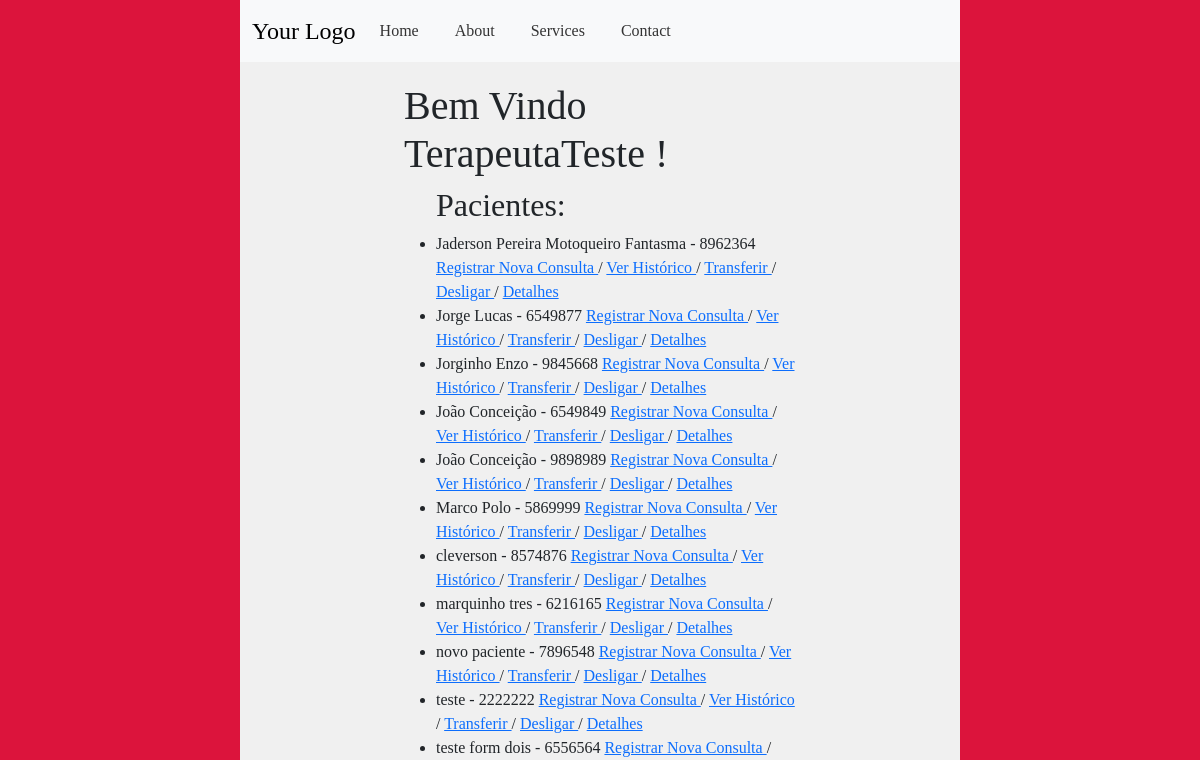
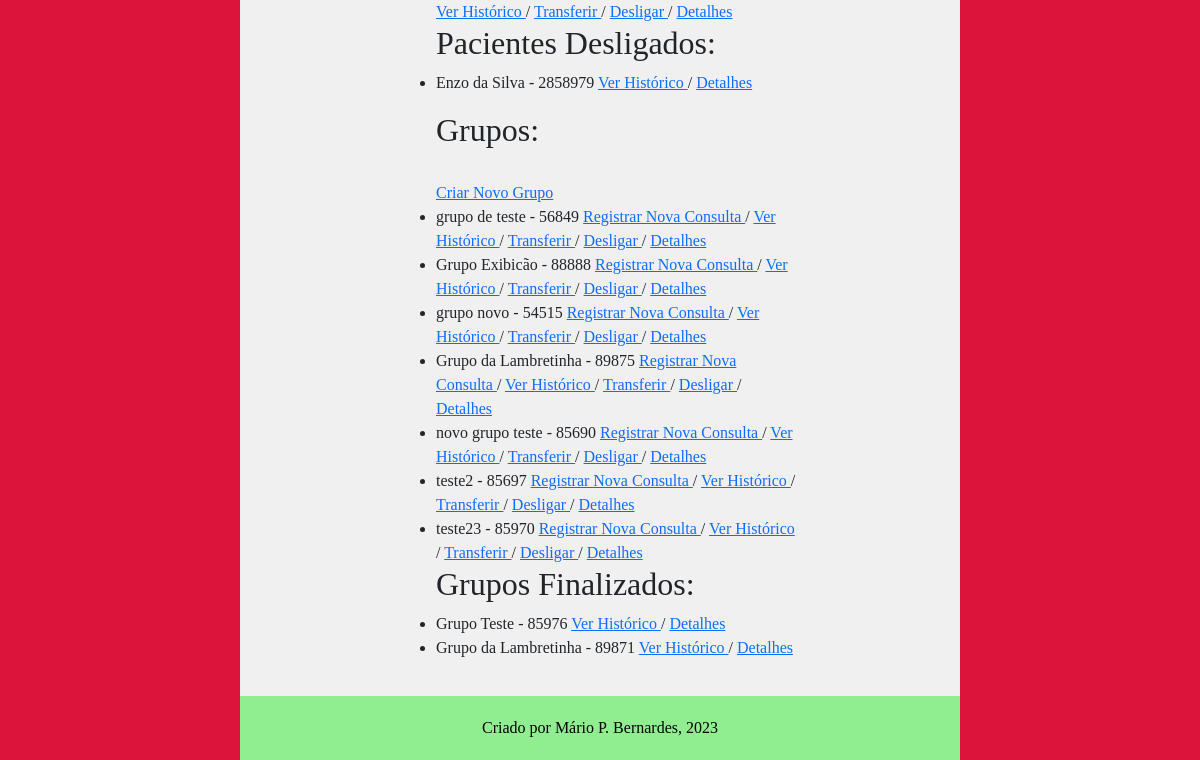
/main/index/ (signed in), run on an earlier commit of the app's database (2 pictures, top to bottom).
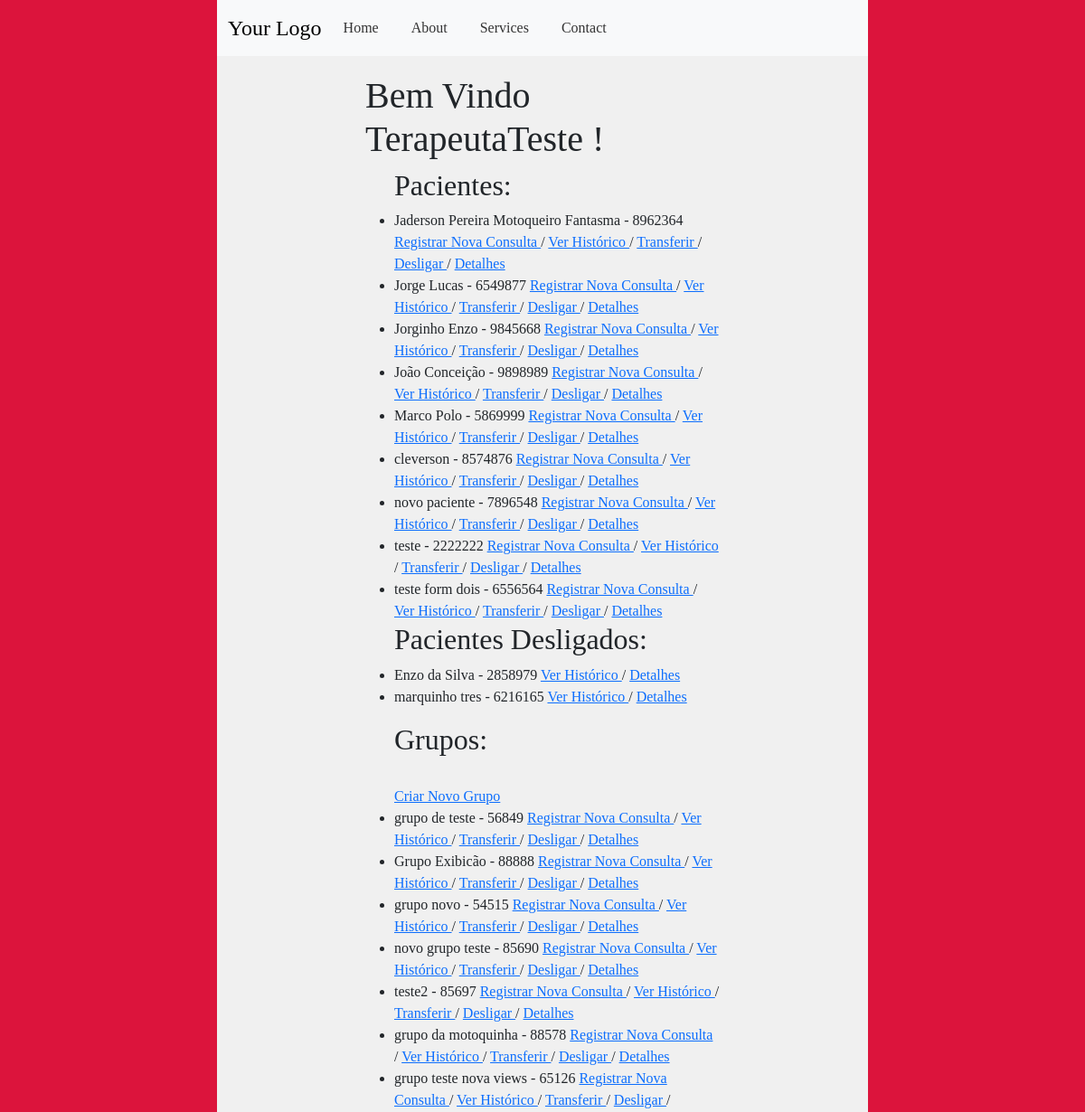
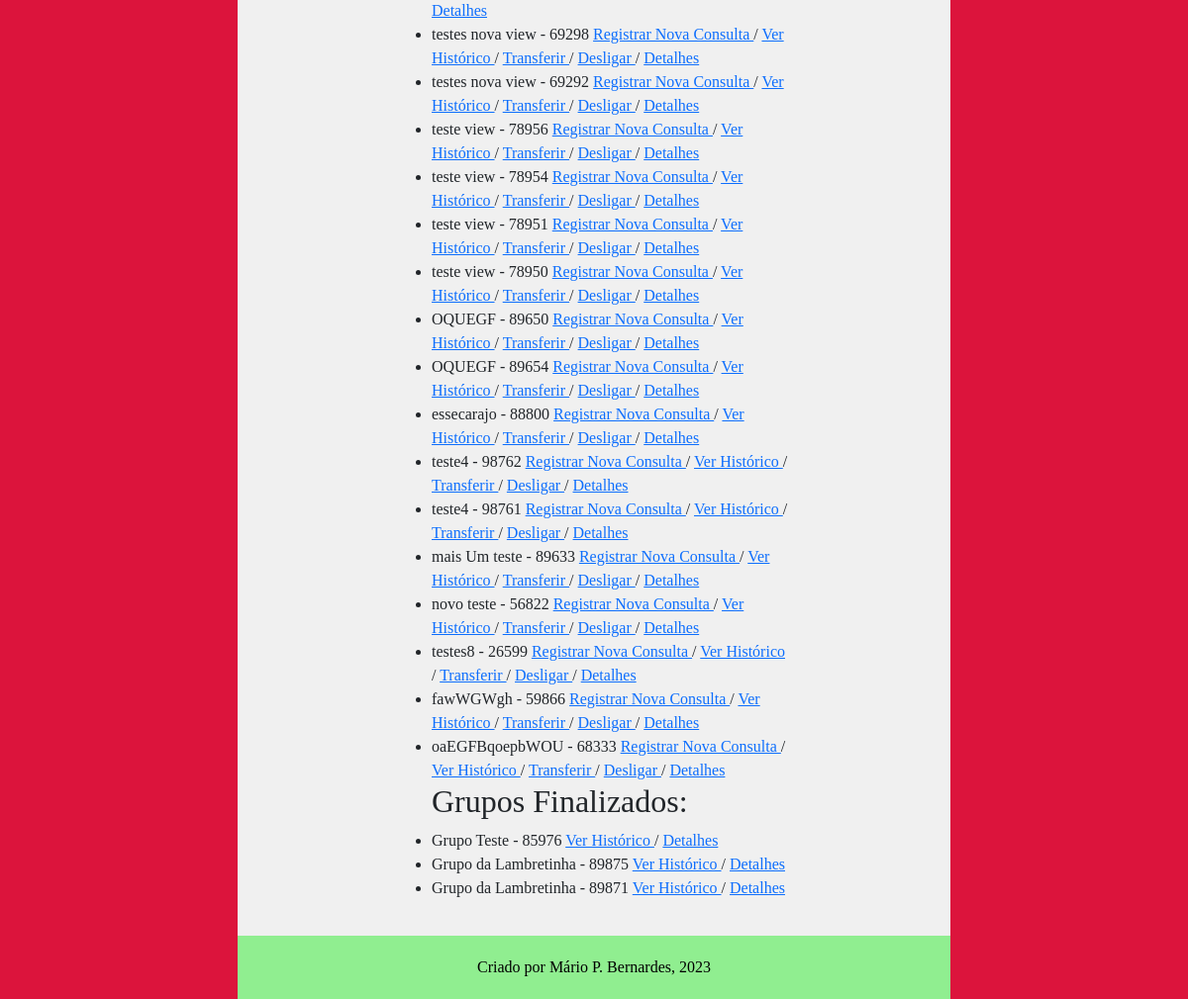
And on a later commit of the database (2 pictures, top to bottom).
### main/models.py (models this page shows, shortened)
class CadastroPacientes(models.Model):
    nome = models.CharField(verbose_name='Nome do Paciente', max_length=100,
                            validators=[validate_letters, MinLengthValidator(limit_value=5)])
    prontuario_numero = models.CharField(verbose_name='Nº de Prontuario', max_length=7,
                                         unique=True, validators=[validate_numbers, MinLengthValidator(limit_value=7)]
                                         )
    nascimento = models.DateField(verbose_name='Data de Nascimento', help_text='dd/mm/aaaa',
                                  validators=[validate_date_past])
    responsavel_legal = models.CharField(verbose_name='Responsável Legal', max_length=100,
                                         null=True, blank=True, validators=[validate_letters,
                                                                            MinLengthValidator(limit_value=5)])
    cpf_responsavel_legal = models.CharField(verbose_name='CPF do Responsável', max_length=11, blank=True, null=True,
                                             validators=[validate_numbers, MinLengthValidator(limit_value=11)])
    data_inicio = models.DateField(verbose_name='Data de Inicio', help_text='dd/mm/aaaa')
    data_final = models.DateField(verbose_name='Data do Desligamento', help_text='dd/mm/aaaa', blank=True, null=True,
                                  validators=[validate_date_past])
    desligado = models.BooleanField(verbose_name='Desligado', help_text='Paciente desligado', default=False)
    cpf_numero = models.CharField(verbose_name='CPF', max_length=11, unique=True,
                                  help_text="CPF de menores consta na Certidão de nascimento",
                                  validators=[validate_numbers, MinLengthValidator(limit_value=11)])
    MOD_CHOICES = (
        (0, 'Individual'),
        (1, 'Grupo'),
        (2, 'Casal'),
    )
    modalidade_atendimento = models.IntegerField(verbose_name='Modalidade', choices=MOD_CHOICES)
    grupo = models.ForeignKey(
        'CadastroGrupos',
        related_name='membros',
        on_delete=models.PROTECT,
        blank=True,
        null=True
    )
    convenio = models.ForeignKey(
        'ConveniosAceitos',
        related_name='pacientes',
        on_delete=models.PROTECT
    )
    carteirinha_convenio = models.CharField(verbose_name='Número do Convênio',
                                            max_length=50, blank=True, null=True,
                                            validators=[validate_numbers, MinLengthValidator(limit_value=7)])
    terapeuta = models.ForeignKey(
        'CadastroProfissionais',
        related_name='pacientes',
        on_delete=models.PROTECT
    )
    endereco_rua = models.CharField(verbose_name='Endereço', max_length=100,
                                    validators=[MinLengthValidator(limit_value=10)])
    endereco_bairro = models.CharField(verbose_name='Bairro', max_length=50,
                                       validators=[MinLengthValidator(limit_value=3)])
    endereco_numero = models.CharField(verbose_name='Número', max_length=7, validators=[validate_numbers])
    endereco_complemento = models.CharField(verbose_name='Complemento', max_length=100,
                                            validators=[MinLengthValidator(limit_value=4)])
    telefone_numero = models.CharField(verbose_name='Telefone', max_length=11,
                                       validators=[validate_numbers, MinLengthValidator(limit_value=11)])
    cidade = models.CharField(verbose_name='Cidade', max_length=100, validators=[validate_letters,
                                                                                 MinLengthValidator(limit_value=3)])
    cep_numero = models.CharField(verbose_name='CEP', max_length=8, validators=[validate_numbers,
                                                                                MinLengthValidator(limit_value=8)])
    email = models.EmailField(verbose_name='E-mail')
    observacoes = models.TextField(verbose_name='Observações', blank=True, null=True)
    objects = models.Manager()
    class Meta:
        verbose_name = 'Paciente'
        verbose_name_plural = 'Pacientes'
        ordering = ["nome"]
        permissions = [
            ('transfer_pac', 'Transferir Paciente (Terapeutas)'),
            ('deslig_pac', 'Desligar Paciente (Terapeutas)'),
            ('add_pac_group', 'Adicionar Paciente a Grupo (Terapeutas')
        ]

class CadastroGrupos(models.Model):
    label = models.CharField(verbose_name='Nome', max_length=100, validators=[MinLengthValidator(limit_value=4)])
    prontuario_grupo_numero = models.CharField(verbose_name='Nº Prontuário do Grupo', max_length=5,
                                               unique=True, validators=[validate_numbers,
                                                                        MinLengthValidator(limit_value=4)])
    terapeuta_responsavel = models.ForeignKey(
        'CadastroProfissionais',
        related_name='grupos',
        on_delete=models.PROTECT,
        verbose_name='Terapeuta Responsável'
    )
    terapeuta_auxiliar = models.ManyToManyField(CadastroProfissionais, verbose_name='Terapeuta Auxiliar', blank=True)
    desligado = models.BooleanField(verbose_name='Desativado', help_text='Grupo encerrado', default=False)
    data_inicio = models.DateField(verbose_name='Data de Inicio', help_text='dd/mm/aaaa')
    data_final = models.DateField(verbose_name='Data do Desligamento', help_text='dd/mm/aaaa', blank=True, null=True,
                                  validators=[validate_date_past])
    objects = models.Manager()
    class Meta:
        verbose_name = 'Grupo'
        verbose_name_plural = 'Grupos'
        permissions = [
            ('transfer_group', 'Transferir Grupo (Terapeutas)'),
            ('deslig_group', 'Desligar Grupo (Terapeutas)')
        ]

### main/views.py (the view)
# urls.py: path('index/', index, name='index'),
@login_required(login_url="/main/login")
def index(request: HttpRequest):
    current_user_terapeuta = get_current_user_terapeuta(request)
    active_pacientes = filter_active_pacientes_by_terapeuta(current_user_terapeuta)
    inactive_pacientes = filter_inactive_pacientes_by_terapeuta(current_user_terapeuta)
    active_grupos = filter_active_groups_by_terapeuta(current_user_terapeuta)
    inactive_grupos = filter_inactive_groups_by_terapeuta(current_user_terapeuta)
    context = {
        'current_user': current_user_terapeuta,
        'active_pacientes': active_pacientes,
        'inactive_pacientes': inactive_pacientes,
        'active_grupos': active_grupos,
        'inactive_grupos': inactive_grupos,
    }
    return render(request, 'index.html', context)

### main/services/pacientes_services.py (called while the page is built)
def filter_active_pacientes_by_terapeuta(terapeuta: CadastroProfissionais) -> QuerySet:
    active_pacs_terapeuta = CadastroPacientes.objects.filter(terapeuta=terapeuta, desligado=False)
    return active_pacs_terapeuta

def filter_inactive_pacientes_by_terapeuta(terapeuta: CadastroProfissionais) -> QuerySet:
    inactive_pacs_terapeuta = CadastroPacientes.objects.filter(terapeuta=terapeuta, desligado=True)
    return inactive_pacs_terapeuta

def filter_active_groups_by_terapeuta(terapeuta: CadastroProfissionais) -> QuerySet:
    active_grps_terapeuta = CadastroGrupos.objects.filter(
        Q(terapeuta_responsavel=terapeuta) | Q(terapeuta_auxiliar=terapeuta),
        desligado=False)
    return active_grps_terapeuta

def filter_inactive_groups_by_terapeuta(terapeuta: CadastroProfissionais) -> QuerySet:
    inactive_grps_terapeuta = CadastroGrupos.objects.filter(
        Q(terapeuta_responsavel=terapeuta) | Q(terapeuta_auxiliar=terapeuta),
        desligado=True)
    return inactive_grps_terapeuta

### main/templates/index.html (shortened to what this page needs)
{% extends 'middleman1.html' %}
{% load bootstrap5 %}
{% load static%}
{% block content %}
<h1>Bem Vindo {{ request.user.username }} ! </h1>
    <ul>
        <h2> Pacientes: </h2>
        {% for paciente in active_pacientes %}
            <li>
                {{ paciente.nome }} - {{ paciente.prontuario_numero }}
                <a href="{% url 'main:add_entrada' prontuario_numero=paciente.prontuario_numero %}"> Registrar Nova Consulta </a> /
                <a href="{% url 'main:prontuario' prontuario_numero=paciente.prontuario_numero %}"> Ver Histórico </a> /
                <a href="{% url 'main:transferencia' prontuario_numero=paciente.prontuario_numero %}"> Transferir </a> /
                <a href="{% url 'main:desligamento' prontuario_numero=paciente.prontuario_numero %}"> Desligar </a> /
                <a href="{% url 'main:dadospac' prontuario_numero=paciente.prontuario_numero %}"> Detalhes </a>
            </li>
        {% empty %}
            <li>No entries found.</li>
        {% endfor %}
        <h2> Pacientes Desligados: </h2>
        {% for paciente in inactive_pacientes %}
            <li>
                {{ paciente.nome }} - {{ paciente.prontuario_numero }}
                <a href="{% url 'main:prontuario' prontuario_numero=paciente.prontuario_numero %}"> Ver Histórico </a> /
                <a href="{% url 'main:dadospac' prontuario_numero=paciente.prontuario_numero %}"> Detalhes </a>
            </li>
        {% empty %}
            <li>No entries found.</li>
        {% endfor %}
    </ul>
    <ul>
        <h2> Grupos:
</h2>
        <br> <a href="{% url 'main:add-grupo' %}"> Criar Novo Grupo </a>
        {% for grupo in active_grupos %}
            <li>
                {{ grupo.label }} - {{ grupo.prontuario_grupo_numero }}
                {% if grupo.prontuario_grupo_numero %}
                    <a href="{% url 'main:add-entrada-grupo' prontuario_grupo_numero=grupo.prontuario_grupo_numero %}"> Registrar Nova Consulta </a> /
                    <a href="{% url 'main:grupo-prontuario' prontuario_grupo_numero=grupo.prontuario_grupo_numero %}"> Ver Histórico </a> /
                    <a href="{% url 'main:transfer-grupo' prontuario_grupo_numero=grupo.prontuario_grupo_numero %}"> Transferir </a> /
                    <a href="{% url 'main:deslig-grupo' prontuario_grupo_numero=grupo.prontuario_grupo_numero %}"> Desligar </a> /
                    <a href="{% url 'main:dados-grupo' prontuario_grupo_numero=grupo.prontuario_grupo_numero %}"> Detalhes </a>
                {% else %}
                <li> Não Encontrado </li>
                {% endif %}
            </li>
        {% empty %}
            <li>No entries found.</li>
        {% endfor %}
         <h2> Grupos Finalizados: </h2>
        {% for grupo in inactive_grupos %}
            <li>
                {{ grupo.label }} - {{ grupo.prontuario_grupo_numero }}
                <a href="{% url 'main:grupo-prontuario' prontuario_grupo_numero=grupo.prontuario_grupo_numero %}"> Ver Histórico </a> /
                <a href="{% url 'main:dados-grupo' prontuario_grupo_numero=grupo.prontuario_grupo_numero %}"> Detalhes </a>
            </li>
        {% empty %}
            <li>No entries found.</li>
        {% endfor %}
    </ul>
{% endblock %}

What changed in the data, as far as the page shows it:
no longer on this page (row edited): CadastroPacientes: nome "João Conceição", prontuario_numero "6549849", shown under "Pacientes:"
no longer on this page (row edited): CadastroGrupos: label "teste23", prontuario_grupo_numero "85970", shows "Registrar Nova Consulta", shown under "Grupos:"
changed CadastroPacientes "marquinho tres": moves from the list under "Pacientes:" to the list under "Pacientes Desligados:"
added CadastroGrupos: label "grupo da motoquinha", prontuario_grupo_numero "88578", shows "Registrar Nova Consulta", shown under "Grupos:"
added CadastroGrupos: label "grupo teste nova views", prontuario_grupo_numero "65126", shows "Registrar Nova Consulta", shown under "Grupos:"
added CadastroGrupos: label "testes nova view", prontuario_grupo_numero "69298", shows "Registrar Nova Consulta", shown under "Grupos:"
added CadastroGrupos: label "testes nova view", prontuario_grupo_numero "69292", shows "Registrar Nova Consulta", shown under "Grupos:"
added CadastroGrupos: label "teste view", prontuario_grupo_numero "78956", shows "Registrar Nova Consulta", shown under "Grupos:"
added CadastroGrupos: label "teste view", prontuario_grupo_numero "78954", shows "Registrar Nova Consulta", shown under "Grupos:"
added CadastroGrupos: label "teste view", prontuario_grupo_numero "78951", shows "Registrar Nova Consulta", shown under "Grupos:"
added CadastroGrupos: label "teste view", prontuario_grupo_numero "78950", shows "Registrar Nova Consulta", shown under "Grupos:"
added CadastroGrupos: label "OQUEGF", prontuario_grupo_numero "89650", shows "Registrar Nova Consulta", shown under "Grupos:"
added CadastroGrupos: label "OQUEGF", prontuario_grupo_numero "89654", shows "Registrar Nova Consulta", shown under "Grupos:"
added CadastroGrupos: label "essecarajo", prontuario_grupo_numero "88800", shows "Registrar Nova Consulta", shown under "Grupos:"
added CadastroGrupos: label "teste4", prontuario_grupo_numero "98762", shows "Registrar Nova Consulta", shown under "Grupos:"
added CadastroGrupos: label "teste4", prontuario_grupo_numero "98761", shows "Registrar Nova Consulta", shown under "Grupos:"
added CadastroGrupos: label "mais Um teste", prontuario_grupo_numero "89633", shows "Registrar Nova Consulta", shown under "Grupos:"
added CadastroGrupos: label "novo teste", prontuario_grupo_numero "56822", shows "Registrar Nova Consulta", shown under "Grupos:"
added CadastroGrupos: label "testes8", prontuario_grupo_numero "26599", shows "Registrar Nova Consulta", shown under "Grupos:"
added CadastroGrupos: label "fawWGWgh", prontuario_grupo_numero "59866", shows "Registrar Nova Consulta", shown under "Grupos:"
added CadastroGrupos: label "oaEGFBqoepbWOU", prontuario_grupo_numero "68333", shows "Registrar Nova Consulta", shown under "Grupos:"
changed CadastroGrupos (number 25 of 26 on the later page): moves from the list under "Grupos:" to the list under "Grupos Finalizados:"
